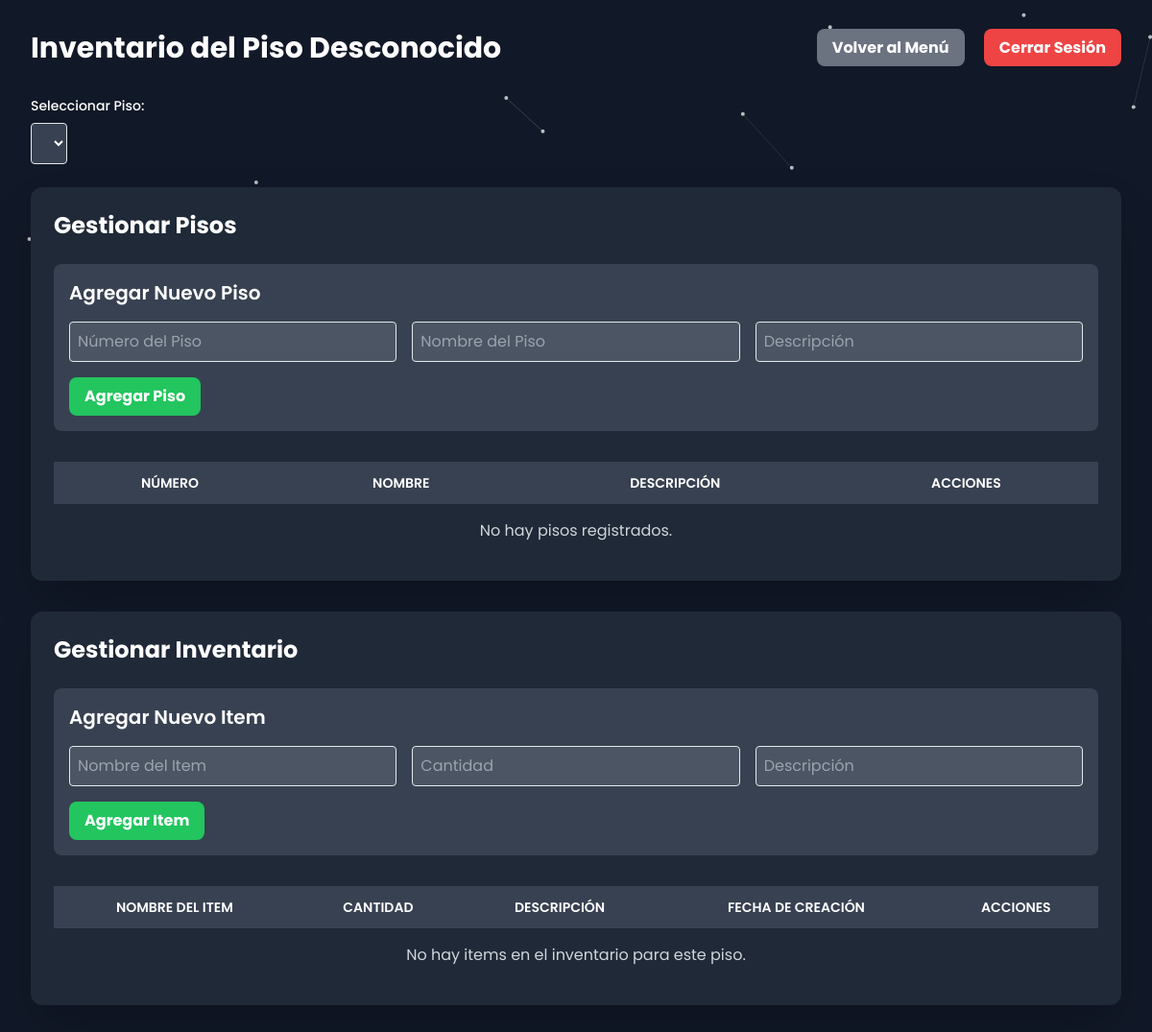
Before: /admin_inventory.php (signed in) with the older database file.
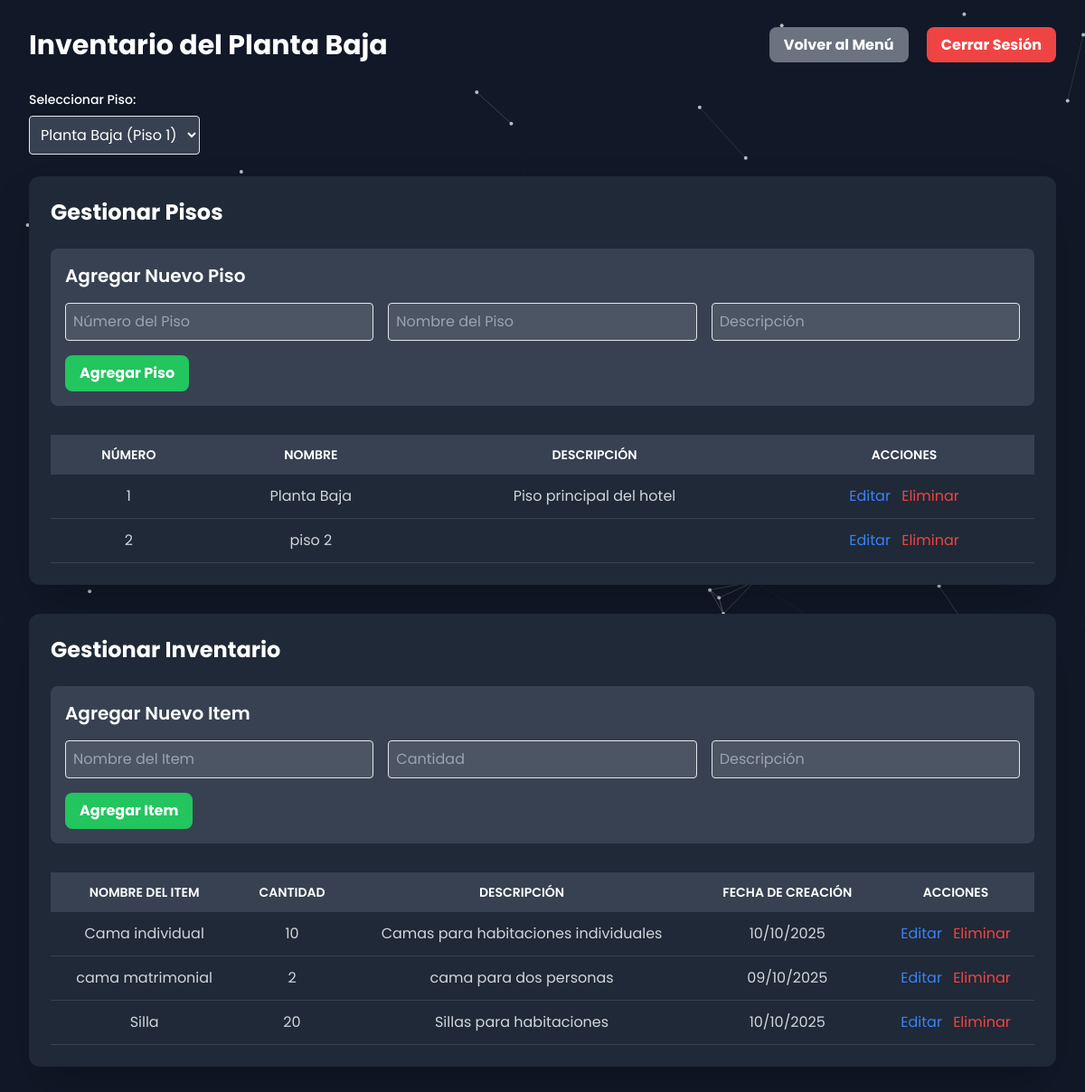
After: the same page with the newer database file.
### tables this page shows
CREATE TABLE `floors` (
  `id` int(11) NOT NULL,
  `floor_number` int(11) NOT NULL,
  `name` varchar(255) NOT NULL,
  `description` text DEFAULT NULL
);

CREATE TABLE `floor_inventory` (
  `id` int(11) NOT NULL,
  `floor_id` int(11) NOT NULL,
  `floor` int(11) NOT NULL,
  `item_name` varchar(255) NOT NULL,
  `quantity` int(11) NOT NULL,
  `description` text NOT NULL,
  `created_at` timestamp NOT NULL DEFAULT current_timestamp()
);

### admin_inventory.php (the view, shortened to what the changed rows need)
<?php
include 'php/db.php';
$selected_floor_id = isset($_GET['floor_id']) ? (int)$_GET['floor_id'] : 1;
$inventory_sql = "SELECT fi.id, fi.item_name, fi.quantity, fi.description, fi.created_at, f.name as floor_name FROM floor_inventory fi JOIN floors f ON fi.floor_id = f.id WHERE fi.floor_id = ? ORDER BY fi.item_name ASC";
$inventory_stmt = $conn->prepare($inventory_sql);
$inventory_stmt->bind_param("i", $selected_floor_id);
$inventory_stmt->execute();
$inventory_result = $inventory_stmt->get_result();
$floors_sql = "SELECT id, floor_number, name FROM floors ORDER BY floor_number ASC";
$floors_result = $conn->query($floors_sql);
$selected_floor_sql = "SELECT name FROM floors WHERE id = ?";
$selected_floor_stmt = $conn->prepare($selected_floor_sql);
$selected_floor_stmt->bind_param("i", $selected_floor_id);
$selected_floor_stmt->execute();
$selected_floor_result = $selected_floor_stmt->get_result();
$selected_floor_name = $selected_floor_result->fetch_assoc()['name'] ?? 'Piso Desconocido';
?>
<!DOCTYPE html>
<html lang="es">
<head>
    <script src="https://cdn.tailwindcss.com"></script>
    <link href="https://unpkg.com/aos@2.3.1/dist/aos.css" rel="stylesheet">
    <link rel="stylesheet" href="https://cdnjs.cloudflare.com/ajax/libs/font-awesome/6.4.0/css/all.min.css" />
    <link rel="stylesheet" href="css/styles.css">
</head>
<body class="bg-gray-900 text-white font-poppins">
    <div class="min-h-screen p-8">
        <div class="flex justify-between items-center mb-8">
            <div class="flex items-center">
                <h1 class="text-3xl font-bold">Inventario del <?php echo $selected_floor_name; ?></h1>
            </div>
        </div>
        <div class="mb-6">
            <label for="floor_select" class="block text-sm font-medium mb-2">Seleccionar Piso:</label>
            <select id="floor_select" onchange="changeFloor(this.value)" class="p-2 border rounded bg-gray-700 text-white">
                <?php while($floor = $floors_result->fetch_assoc()): ?>
                    <option value="<?php echo $floor['id']; ?>" <?php echo $floor['id'] == $selected_floor_id ? 'selected' : ''; ?>>
                        <?php echo $floor['name']; ?> (Piso <?php echo $floor['floor_number']; ?>)
                    </option>
                <?php endwhile; ?>
            </select>
        </div>
        <div class="bg-gray-800 text-white p-6 rounded-xl shadow-2xl mb-8">
            <h2 class="text-2xl font-bold mb-6">Gestionar Pisos</h2>
            <div class="overflow-x-auto">
                <table class="min-w-full bg-gray-800">
                    <thead class="bg-gray-700 text-white">
                        <tr>
                            <th class="py-3 px-4 uppercase font-semibold text-sm text-center">Número</th>
                            <th class="py-3 px-4 uppercase font-semibold text-sm text-center">Nombre</th>
                            <th class="py-3 px-4 uppercase font-semibold text-sm text-center">Descripción</th>
                            <th class="py-3 px-4 uppercase font-semibold text-sm text-center">Acciones</th>
                        </tr>
                    </thead>
                    <tbody class="text-gray-300">
                        <?php
                        $all_floors_sql = "SELECT id, floor_number, name, description FROM floors ORDER BY floor_number ASC";
                        $all_floors_result = $conn->query($all_floors_sql);
                        if ($all_floors_result->num_rows > 0): ?>
                            <?php while($floor = $all_floors_result->fetch_assoc()): ?>
                                <tr class="hover:bg-gray-700 border-b border-gray-700">
                                    <td class="py-3 px-4 text-center"><?php echo $floor['floor_number']; ?></td>
                                    <td class="py-3 px-4 text-center"><?php echo htmlspecialchars($floor['name']); ?></td>
                                    <td class="py-3 px-4 text-center"><?php echo htmlspecialchars($floor['description']); ?></td>
                                    <td class="py-3 px-4 text-center">
                                        <button onclick="openEditFloorModal(<?php echo htmlspecialchars(json_encode($floor)); ?>)" class="text-blue-500 hover:text-blue-700 mr-2">Editar</button>
                                        <a href="php/inventory_handler.php?delete_floor=<?php echo $floor['id']; ?>" onclick="return confirm('¿Estás seguro? Esto eliminará todas las habitaciones e inventario del piso.')" class="text-red-500 hover:text-red-700">Eliminar</a>
                                    </td>
                                </tr>
                            <?php endwhile; ?>
                        <?php else: ?>
                            <tr><td colspan="4" class="text-center py-4">No hay pisos registrados.</td></tr>
                        <?php endif; ?>
                    </tbody>
                </table>
            </div>
        </div>
        <div class="bg-gray-800 text-white p-6 rounded-xl shadow-2xl mt-8">
            <h2 class="text-2xl font-bold mb-6">Gestionar Inventario</h2>
            <div class="overflow-x-auto">
                <table class="min-w-full bg-gray-800">
                    <thead class="bg-gray-700 text-white">
                        <tr>
                            <th class="py-3 px-4 uppercase font-semibold text-sm text-center">Nombre del Item</th>
                            <th class="py-3 px-4 uppercase font-semibold text-sm text-center">Cantidad</th>
                            <th class="py-3 px-4 uppercase font-semibold text-sm text-center">Descripción</th>
                            <th class="py-3 px-4 uppercase font-semibold text-sm text-center">Fecha de Creación</th>
                            <th class="py-3 px-4 uppercase font-semibold text-sm text-center">Acciones</th>
                        </tr>
                    </thead>
                    <tbody class="text-gray-300">
                        <?php if ($inventory_result->num_rows > 0): ?>
                            <?php while($item = $inventory_result->fetch_assoc()): ?>
                                <tr class="hover:bg-gray-700 border-b border-gray-700">
                                    <td class="py-3 px-4 text-center"><?php echo htmlspecialchars($item['item_name']); ?></td>
                                    <td class="py-3 px-4 text-center"><?php echo $item['quantity']; ?></td>
                                    <td class="py-3 px-4 text-center"><?php echo htmlspecialchars($item['description']); ?></td>
                                    <td class="py-3 px-4 text-center"><?php echo date('d/m/Y', strtotime($item['created_at'])); ?></td>
                                    <td class="py-3 px-4 text-center">
                                        <button onclick="openEditItemModal(<?php echo htmlspecialchars(json_encode($item)); ?>)" class="text-blue-500 hover:text-blue-700 mr-2">Editar</button>
                                        <a href="php/inventory_handler.php?delete_item=<?php echo $item['id']; ?>&floor_id=<?php echo $selected_floor_id; ?>" onclick="return confirm('¿Estás seguro?')" class="text-red-500 hover:text-red-700">Eliminar</a>
                                    </td>
                                </tr>
                            <?php endwhile; ?>
                        <?php else: ?>
                            <tr><td colspan="5" class="text-center py-4">No hay items en el inventario para este piso.</td></tr>
                        <?php endif; ?>
                    </tbody>
                </table>
            </div>
        </div>
    </div>
</body>
</html>

Changed rows visible on the page:
added floors: name "Planta Baja", floor_number "1", description "Piso principal del hotel"
added floors: floor_number "2", name "piso 2"
now on this page (row edited): floor_inventory: item_name "Cama individual", quantity "10", description "Camas para habitaciones individuales", created_at "10/10/2025"
added floor_inventory: item_name "cama matrimonial", quantity "2", description "cama para dos personas", created_at "09/10/2025"
now on this page (row edited): floor_inventory: item_name "Silla", quantity "20", description "Sillas para habitaciones", created_at "10/10/2025"
Other visible differences:
form field value: (not shown) → "Planta Baja (Piso 1)"
$selected_floor_name: "Piso Desconocido" → (not shown)
text no longer shown: "No hay pisos registrados. No hay items en el inventario para este piso."
